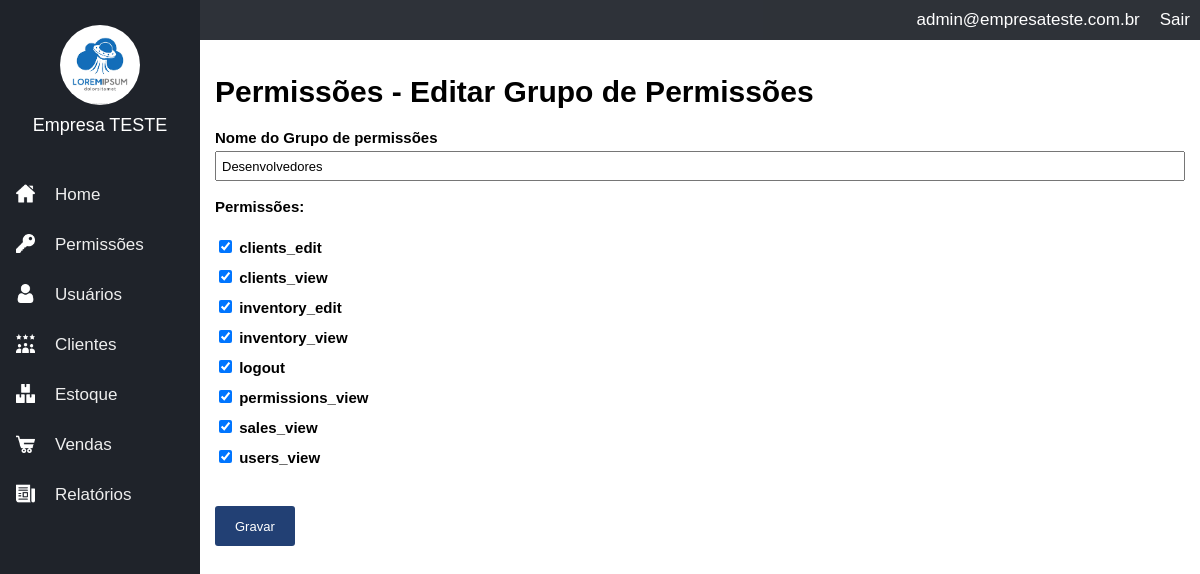
/permissions/edit_group/1 (signed in), run on an earlier commit of the app's database.
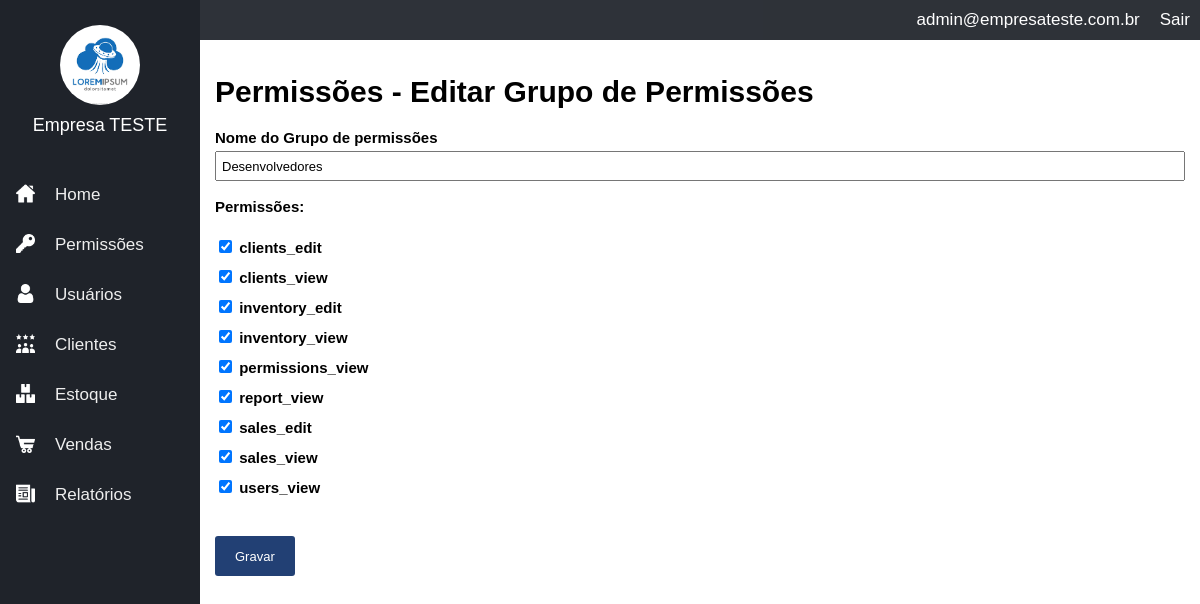
And on a later commit of the database.
### tables this page shows
CREATE TABLE IF NOT EXISTS `permission_params` (
  `id` int(11) NOT NULL AUTO_INCREMENT,
  `id_company` int(11) NOT NULL,
  `name` varchar(50) NOT NULL,
  PRIMARY KEY (`id`)
);

### core/controller.php (called while the page is built, shortened)
<?php
class controller {
    public function loadTemplate($viewName, $viewData = array()){
        include 'views/template.php';
    }
    public function loadViewInTemplate($viewName, $viewData = array()){
        extract($viewData);
        include 'views/'.$viewName.'.php';
    }
}

### core/core.php (called while the page is built, shortened)
<?php
class Core {
    public function run(){
        $url= explode("index.php",$_SERVER['PHP_SELF']);
        $url= end($url);
        $params=array();
        if(!empty($url)){
            $url=explode('/',$url);
            array_shift($url);
            array_shift($url);
            if(isset($url[0])){
                $currentAction=$url[0];
                array_shift($url);
            }else{
                $currentAction='index';
            }
            if(count($url) > 0){
                $params = $url;
            }
        }else{
            $currentController='homeController';
            $currentAction='index';
        }
        require_once 'core/controller.php';
        $c= new $currentController();
        call_user_func_array(array($c,$currentAction),$params);
    }
   }

### index.php (called while the page is built, shortened)
<?php
require'config.php';
$core= new Core();
$core->run();
?>

### core/model.php (called while the page is built, shortened)
<?php
class model {
    public function __construct(){
        global $config;
        $this->db=new PDO("mysql:dbname=".$config['dbname'].';host='.$config['host'],$config['dbuser'],$config['dbpass']);
    }
}

### config.php (called while the page is built, shortened)
<?php
$config= array();
if (ENVIRONMENT=="development"){
    $config['dbname']='contaazul';
    $config['host']='localhost';
    $config['dbuser']='root';
    $config['dbpass']='';
} else{
}

### models/Permissions.php (called while the page is built, shortened)
<?php
class Permissions extends model {
    public function getList($id_company) {
        $data = array();
        $sql = $this->db->prepare("SELECT * FROM permission_params WHERE id_company =:id_company ORDER BY name");
        $sql->bindValue(":id_company", $id_company);
        $sql->execute();
        if($sql->rowCount() > 0) {
            $data = $sql->fetchAll();
        }
        return $data;
    }
    public function getGroup($id, $id_company) {
        $data = array();
        $sql = $this->db->prepare("SELECT * FROM permission_groups WHERE id = :id AND id_company =:id_company");
        $sql->bindValue(":id", $id);
        $sql->bindValue(":id_company", $id_company);
        $sql->execute();
        if($sql->rowCount() > 0) {
            $data = $sql->fetch();
            $data['params'] = explode(',', $data['params']);
        }
        return $data;
    }
}

### models/Users.php (called while the page is built, shortened)
<?php
class Users extends model {
    private $userInfo;
    public function setLoggedUser() {
        if(isset($_SESSION['ccUser']) && !empty($_SESSION['ccUser'])) {
            $id = $_SESSION['ccUser'];
            $sql = $this->db->prepare("SELECT * FROM users WHERE id = :id");
            $sql->bindValue(':id', $id);
            $sql->execute();
            if($sql->rowCount() > 0) {
                $this->userInfo = $sql->fetch();
            }
        }
    }
    public function getCompany() {
        if(isset($this->userInfo['id_company'])) {
            return $this->userInfo['id_company'];
        } else {
            return 0;
        }
    }
}

### views/permissions_editgroup.php (the view)
<h1>Permissões - Editar Grupo de Permissões</h1>
<form method="POST">
    <label for="name">Nome do Grupo de permissões</label><br/>
    <input type="text" name="name" value="<?php echo $group_info['name']; ?>" /><br/><br/>
    <label>Permissões:</label><br/><br/>
    <?php foreach($permissions_list as $p): ?>
        <div class="p_item">
            <input type="checkbox" name="permissions[]" value="<?php echo $p['id']; ?>" id="p_<?php echo $p['id']; ?>" <?php echo (in_array($p['id'],$group_info['params'])) ?'checked="checked"':''; ?> />
            <label for="p_<?php echo $p['id']; ?>"><?php echo $p['name']; ?></label><br/>
        </div>
    <?php endforeach; ?>
    <br/><br/>
    <input type="submit" value="Gravar" />
</form>

What changed in the data, as far as the page shows it:
removed permission_params: id "☑", name "logout"
added permission_params: id "☑", name "report_view"
added permission_params: id "☑", name "sales_edit"
